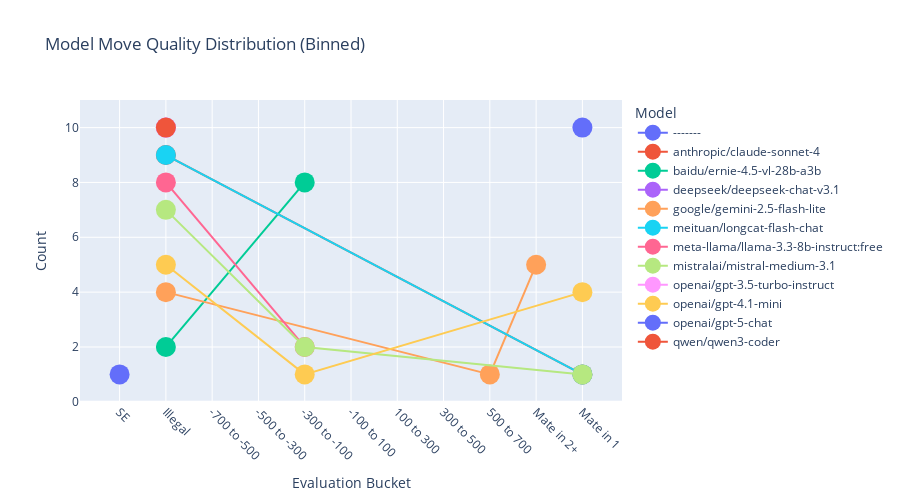

The cell this chart's notebook holds for it:
### Code cell
import pandas as pd
import plotly.express as px

def load_results_md(md_file):
    """
    Load results from a markdown table file into a DataFrame.
    Assumes markdown table has | separators and header on 3rd line.
    """
    df = pd.read_csv(md_file, sep="|", skiprows=2, engine="python")
    df = df.dropna(axis=1, how="all")  # drop empty cols
    df.columns = df.columns.str.strip()  # <-- strip spaces from headers
    df = df.map(lambda x: x.strip() if isinstance(x, str) else x)  # use .map, not applymap
    return df

def normalize_eval(eval_str):
    """Map eval string into one of the 11 categories."""
    if not isinstance(eval_str, str) or eval_str.strip() == "":
        return "SE"  # no response / parse error
    if eval_str == "None":
        return "Illegal"
    if "Mate in" in eval_str:
        try:
            num = int(eval_str.split("Mate in")[-1].strip())
            if num == 1:
                return "Mate in 1"
            else:
                return "Mate in 2+"
        except:
            return "Mate in 2+"
    if "cp" in eval_str:
        try:
            cp = int(eval_str.replace("cp", "").strip())
            if cp < -500:
                return "-700 to -500"
            elif cp < -300:
                return "-500 to -300"
            elif cp < -100:
                return "-300 to -100"
            elif cp <= 100:
                return "-100 to 100"
            elif cp <= 300:
                return "100 to 300"
            elif cp <= 500:
                return "300 to 500"
            elif cp <= 700:
                return "500 to 700"
            else:
                return "SE"  # outside bucket range
        except:
            return "SE"
    return "SE"

# -------- RUN --------

# load a single markdown file
df = load_results_md("./s_prompt_02_01quest_best_neutral.md")

# normalize the eval column into buckets
df["EvalBucket"] = df["Eval"].apply(normalize_eval)

# count per model per bucket
agg = df.groupby(["Model", "EvalBucket"]).size().reset_index(name="Count")

# fixed bucket order
bucket_order = [
    "SE",
    "Illegal",
    "-700 to -500",
    "-500 to -300",
    "-300 to -100",
    "-100 to 100",
    "100 to 300",
    "300 to 500",
    "500 to 700",
    "Mate in 2+",
    "Mate in 1",
]
agg["EvalBucket"] = pd.Categorical(agg["EvalBucket"], categories=bucket_order, ordered=True)
agg = agg.sort_values(["Model", "EvalBucket"])
# line plot
fig = px.line(
    agg,
    x="EvalBucket",
    y="Count",
    color="Model",
    markers=True,
    title="Model Move Quality Distribution (Binned)",
    category_orders={"EvalBucket": bucket_order},
    height=500
)
fig.update_traces(marker=dict(size=20))
fig.update_layout(
    xaxis_title="Evaluation Bucket",
    yaxis_title="Count",
    xaxis=dict(tickangle=45)
)
fig.show()

### Figure 1 — Plotly figure (JSON) as saved in the notebook; plotly's stock layout.template omitted (floating-point values rounded to 4 significant figures)
{"data": [{"hovertemplate": "Model=-------<br>EvalBucket=%{x}<br>Count=%{y}<extra></extra>", "legendgroup": "-------", "line": {"color": "#636efa", "dash": "solid"}, "marker": {"size": 20, "symbol": "circle"}, "mode": "lines+markers", "name": "-------", "orientation": "v", "showlegend": true, "type": "scatter", "x": ["SE"], "xaxis": "x", "y": [1], "yaxis": "y"}, {"hovertemplate": "Model=anthropic/claude-sonnet-4<br>EvalBucket=%{x}<br>Count=%{y}<extra></extra>", "legendgroup": "anthropic/claude-sonnet-4", "line": {"color": "#EF553B", "dash": "solid"}, "marker": {"size": 20, "symbol": "circle"}, "mode": "lines+markers", "name": "anthropic/claude-sonnet-4", "orientation": "v", "showlegend": true, "type": "scatter", "x": ["Illegal", "Mate in 1"], "xaxis": "x", "y": [9, 1], "yaxis": "y"}, {"hovertemplate": "Model=baidu/ernie-4.5-vl-28b-a3b<br>EvalBucket=%{x}<br>Count=%{y}<extra></extra>", "legendgroup": "baidu/ernie-4.5-vl-28b-a3b", "line": {"color": "#00cc96", "dash": "solid"}, "marker": {"size": 20, "symbol": "circle"}, "mode": "lines+markers", "name": "baidu/ernie-4.5-vl-28b-a3b", "orientation": "v", "showlegend": true, "type": "scatter", "x": ["Illegal", "-300 to -100"], "xaxis": "x", "y": [2, 8], "yaxis": "y"}, {"hovertemplate": "Model=deepseek/deepseek-chat-v3.1<br>EvalBucket=%{x}<br>Count=%{y}<extra></extra>", "legendgroup": "deepseek/deepseek-chat-v3.1", "line": {"color": "#ab63fa", "dash": "solid"}, "marker": {"size": 20, "symbol": "circle"}, "mode": "lines+markers", "name": "deepseek/deepseek-chat-v3.1", "orientation": "v", "showlegend": true, "type": "scatter", "x": ["Illegal"], "xaxis": "x", "y": [10], "yaxis": "y"}, {"hovertemplate": "Model=google/gemini-2.5-flash-lite<br>EvalBucket=%{x}<br>Count=%{y}<extra></extra>", "legendgroup": "google/gemini-2.5-flash-lite", "line": {"color": "#FFA15A", "dash": "solid"}, "marker": {"size": 20, "symbol": "circle"}, "mode": "lines+markers", "name": "google/gemini-2.5-flash-lite", "orientation": "v", "showlegend": true, "type": "scatter", "x": ["Illegal", "500 to 700", "Mate in 2+"], "xaxis": "x", "y": [4, 1, 5], "yaxis": "y"}, {"hovertemplate": "Model=meituan/longcat-flash-chat<br>EvalBucket=%{x}<br>Count=%{y}<extra></extra>", "legendgroup": "meituan/longcat-flash-chat", "line": {"color": "#19d3f3", "dash": "solid"}, "marker": {"size": 20, "symbol": "circle"}, "mode": "lines+markers", "name": "meituan/longcat-flash-chat", "orientation": "v", "showlegend": true, "type": "scatter", "x": ["Illegal", "Mate in 1"], "xaxis": "x", "y": [9, 1], "yaxis": "y"}, {"hovertemplate": "Model=meta-llama/llama-3.3-8b-instruct:free<br>EvalBucket=%{x}<br>Count=%{y}<extra></extra>", "legendgroup": "meta-llama/llama-3.3-8b-instruct:free", "line": {"color": "#FF6692", "dash": "solid"}, "marker": {"size": 20, "symbol": "circle"}, "mode": "lines+markers", "name": "meta-llama/llama-3.3-8b-instruct:free", "orientation": "v", "showlegend": true, "type": "scatter", "x": ["Illegal", "-300 to -100"], "xaxis": "x", "y": [8, 2], "yaxis": "y"}, {"hovertemplate": "Model=mistralai/mistral-medium-3.1<br>EvalBucket=%{x}<br>Count=%{y}<extra></extra>", "legendgroup": "mistralai/mistral-medium-3.1", "line": {"color": "#B6E880", "dash": "solid"}, "marker": {"size": 20, "symbol": "circle"}, "mode": "lines+markers", "name": "mistralai/mistral-medium-3.1", "orientation": "v", "showlegend": true, "type": "scatter", "x": ["Illegal", "-300 to -100", "Mate in 1"], "xaxis": "x", "y": [7, 2, 1], "yaxis": "y"}, {"hovertemplate": "Model=openai/gpt-3.5-turbo-instruct<br>EvalBucket=%{x}<br>Count=%{y}<extra></extra>", "legendgroup": "openai/gpt-3.5-turbo-instruct", "line": {"color": "#FF97FF", "dash": "solid"}, "marker": {"size": 20, "symbol": "circle"}, "mode": "lines+markers", "name": "openai/gpt-3.5-turbo-instruct", "orientation": "v", "showlegend": true, "type": "scatter", "x": ["Illegal"], "xaxis": "x", "y": [10], "yaxis": "y"}, {"hovertemplate": "Model=openai/gpt-4.1-mini<br>EvalBucket=%{x}<br>Count=%{y}<extra></extra>", "legendgroup": "openai/gpt-4.1-mini", "line": {"color": "#FECB52", "dash": "solid"}, "marker": {"size": 20, "symbol": "circle"}, "mode": "lines+markers", "name": "openai/gpt-4.1-mini", "orientation": "v", "showlegend": true, "type": "scatter", "x": ["Illegal", "-300 to -100", "Mate in 1"], "xaxis": "x", "y": [5, 1, 4], "yaxis": "y"}, {"hovertemplate": "Model=openai/gpt-5-chat<br>EvalBucket=%{x}<br>Count=%{y}<extra></extra>", "legendgroup": "openai/gpt-5-chat", "line": {"color": "#636efa", "dash": "solid"}, "marker": {"size": 20, "symbol": "circle"}, "mode": "lines+markers", "name": "openai/gpt-5-chat", "orientation": "v", "showlegend": true, "type": "scatter", "x": ["Mate in 1"], "xaxis": "x", "y": [10], "yaxis": "y"}, {"hovertemplate": "Model=qwen/qwen3-coder<br>EvalBucket=%{x}<br>Count=%{y}<extra></extra>", "legendgroup": "qwen/qwen3-coder", "line": {"color": "#EF553B", "dash": "solid"}, "marker": {"size": 20, "symbol": "circle"}, "mode": "lines+markers", "name": "qwen/qwen3-coder", "orientation": "v", "showlegend": true, "type": "scatter", "x": ["Illegal"], "xaxis": "x", "y": [10], "yaxis": "y"}], "layout": {"height": 500, "legend": {"title": {"text": "Model"}, "tracegroupgap": 0}, "title": {"text": "Model Move Quality Distribution (Binned)"}, "xaxis": {"anchor": "y", "categoryarray": ["SE", "Illegal", "-700 to -500", "-500 to -300", "-300 to -100", "-100 to 100", "100 to 300", "300 to 500", "500 to 700", "Mate in 2+", "Mate in 1"], "categoryorder": "array", "domain": [0, 1], "tickangle": 45, "title": {"text": "Evaluation Bucket"}}, "yaxis": {"anchor": "x", "domain": [0, 1], "title": {"text": "Count"}}}}
